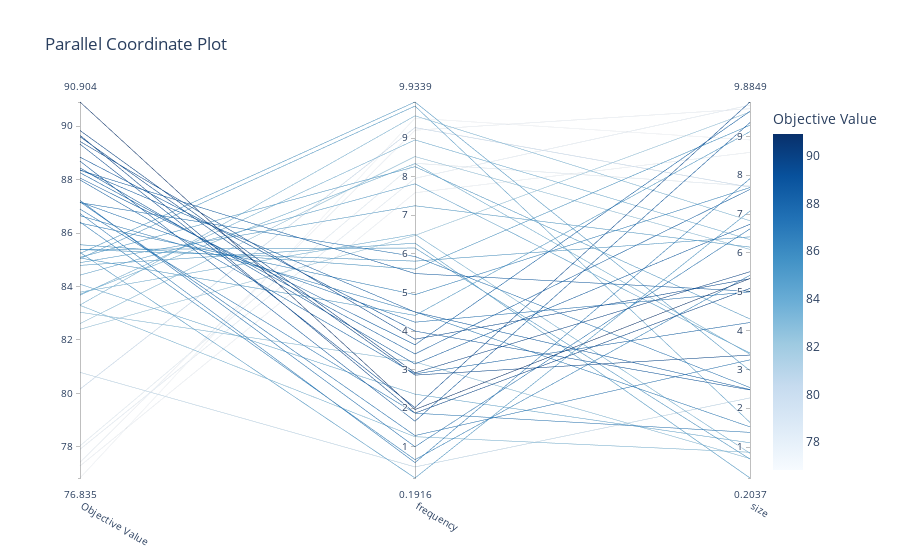

Notebook code for this chart:
### Code cell
import plotly.offline as pyo
pyo.init_notebook_mode(connected=True)
import plotly.express as px
fig = optuna.visualization.plot_parallel_coordinate(v1_study)
fig.show()
